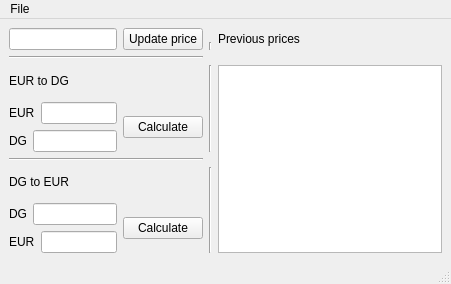
<?xml version="1.0" encoding="UTF-8"?>
<ui version="4.0">
 <class>Price_app</class>
 <widget class="QMainWindow" name="Price_app">
  <property name="geometry">
   <rect>
    <x>0</x>
    <y>0</y>
    <width>451</width>
    <height>284</height>
   </rect>
  </property>
  <property name="windowTitle">
   <string>Price_app</string>
  </property>
  <widget class="QWidget" name="centralwidget">
   <layout class="QGridLayout" name="gridLayout_3">
    <item row="3" column="1">
     <widget class="Line" name="line_4">
      <property name="orientation">
       <enum>Qt::Vertical</enum>
      </property>
     </widget>
    </item>
    <item row="3" column="2" rowspan="3">
     <widget class="QListWidget" name="listPrice"/>
    </item>
    <item row="0" column="2" rowspan="2">
     <widget class="QLabel" name="label_7">
      <property name="text">
       <string>Previous prices</string>
      </property>
     </widget>
    </item>
    <item row="1" column="1">
     <widget class="Line" name="line_3">
      <property name="orientation">
       <enum>Qt::Vertical</enum>
      </property>
     </widget>
    </item>
    <item row="5" column="1">
     <widget class="Line" name="line_5">
      <property name="orientation">
       <enum>Qt::Vertical</enum>
      </property>
     </widget>
    </item>
    <item row="4" column="0">
     <widget class="Line" name="line">
      <property name="orientation">
       <enum>Qt::Horizontal</enum>
      </property>
     </widget>
    </item>
    <item row="2" column="0">
     <widget class="Line" name="line_2">
      <property name="orientation">
       <enum>Qt::Horizontal</enum>
      </property>
     </widget>
    </item>
    <item row="3" column="0">
     <layout class="QGridLayout" name="gridLayout">
      <item row="0" column="0">
       <widget class="QLabel" name="label">
        <property name="text">
         <string>EUR to DG</string>
        </property>
       </widget>
      </item>
      <item row="1" column="0">
       <layout class="QVBoxLayout" name="verticalLayout">
        <item>
         <layout class="QHBoxLayout" name="horizontalLayout_2">
          <item>
           <widget class="QLabel" name="label_3">
            <property name="text">
             <string>EUR</string>
            </property>
           </widget>
          </item>
          <item>
           <widget class="QLineEdit" name="lineEURin"/>
          </item>
         </layout>
        </item>
        <item>
         <layout class="QHBoxLayout" name="horizontalLayout_3">
          <item>
           <widget class="QLabel" name="label_4">
            <property name="text">
             <string>DG</string>
            </property>
           </widget>
          </item>
          <item>
           <widget class="QLineEdit" name="lineDGout"/>
          </item>
         </layout>
        </item>
       </layout>
      </item>
      <item row="1" column="1">
       <widget class="QPushButton" name="btnEURDG">
        <property name="text">
         <string>Calculate</string>
        </property>
       </widget>
      </item>
     </layout>
    </item>
    <item row="0" column="0" rowspan="2">
     <layout class="QHBoxLayout" name="horizontalLayout">
      <item>
       <widget class="QLineEdit" name="linePrice"/>
      </item>
      <item>
       <widget class="QPushButton" name="btnPrice">
        <property name="text">
         <string>Update price</string>
        </property>
       </widget>
      </item>
     </layout>
    </item>
    <item row="5" column="0">
     <layout class="QGridLayout" name="gridLayout_2">
      <item row="0" column="0">
       <widget class="QLabel" name="label_2">
        <property name="text">
         <string>DG to EUR</string>
        </property>
       </widget>
      </item>
      <item row="1" column="0">
       <layout class="QHBoxLayout" name="horizontalLayout_4">
        <item>
         <widget class="QLabel" name="label_5">
          <property name="text">
           <string>DG</string>
          </property>
         </widget>
        </item>
        <item>
         <widget class="QLineEdit" name="lineDGin"/>
        </item>
       </layout>
      </item>
      <item row="1" column="1" rowspan="2">
       <widget class="QPushButton" name="btnDGEUR">
        <property name="text">
         <string>Calculate</string>
        </property>
       </widget>
      </item>
      <item row="2" column="0">
       <layout class="QHBoxLayout" name="horizontalLayout_5">
        <item>
         <widget class="QLabel" name="label_6">
          <property name="text">
           <string>EUR</string>
          </property>
         </widget>
        </item>
        <item>
         <widget class="QLineEdit" name="lineEURout"/>
        </item>
       </layout>
      </item>
     </layout>
    </item>
   </layout>
  </widget>
  <widget class="QMenuBar" name="menubar">
   <property name="geometry">
    <rect>
     <x>0</x>
     <y>0</y>
     <width>451</width>
     <height>19</height>
    </rect>
   </property>
   <widget class="QMenu" name="menuFile">
    <property name="title">
     <string>File</string>
    </property>
    <addaction name="actionExit"/>
   </widget>
   <addaction name="menuFile"/>
  </widget>
  <widget class="QStatusBar" name="statusbar"/>
  <action name="actionExit">
   <property name="text">
    <string>Exit</string>
   </property>
  </action>
 </widget>
 <resources/>
 <connections/>
</ui>
